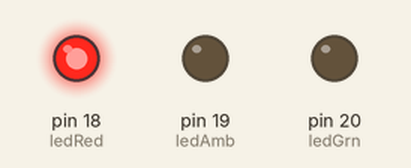
Bench run of a program on a simulated MicroPython board. On the bench: output pins drawn as LEDs (lit = HIGH).

Above: at 1.0 s.
At 2.5 s:
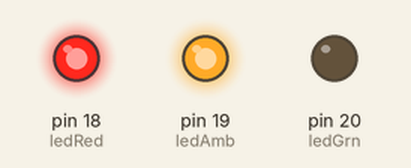
At 4.0 s:
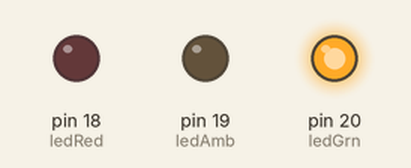
At 5.5 s:
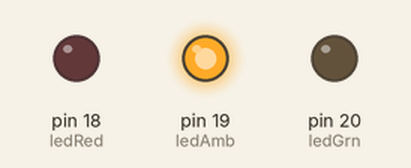
Timing chart, 0 to 7.8 s (numbered marks = the images above):
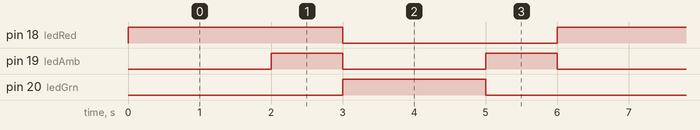

The program:

TrafficLights.py
```python
from machine import Pin
import time

ledRed = Pin(18, Pin.OUT)
ledAmb = Pin(19, Pin.OUT)
ledGrn = Pin(20, Pin.OUT)

while True:
    # Red
    ledRed.value(1)
    ledAmb.value(0)
    ledGrn.value(0)

    time.sleep(2)

    # Red & Amber
    ledRed.value(1)
    ledAmb.value(1)
    ledGrn.value(0)

    time.sleep(1)

    # Green
    ledRed.value(0)
    ledAmb.value(0)
    ledGrn.value(1)

    time.sleep(2)

    # Amber
    ledRed.value(0)
    ledAmb.value(1)
    ledGrn.value(0)

    time.sleep(1)
```

Measured:
- by itself, pin 18 (ledRed): alternates HIGH for 3.0 s and LOW for 3.0 s
- by itself, pin 19 (ledAmb): alternates HIGH for 1.0 s and LOW for 2.0 s
- by itself, pin 20 (ledGrn): alternates HIGH for 2.0 s and LOW for 4.0 s
